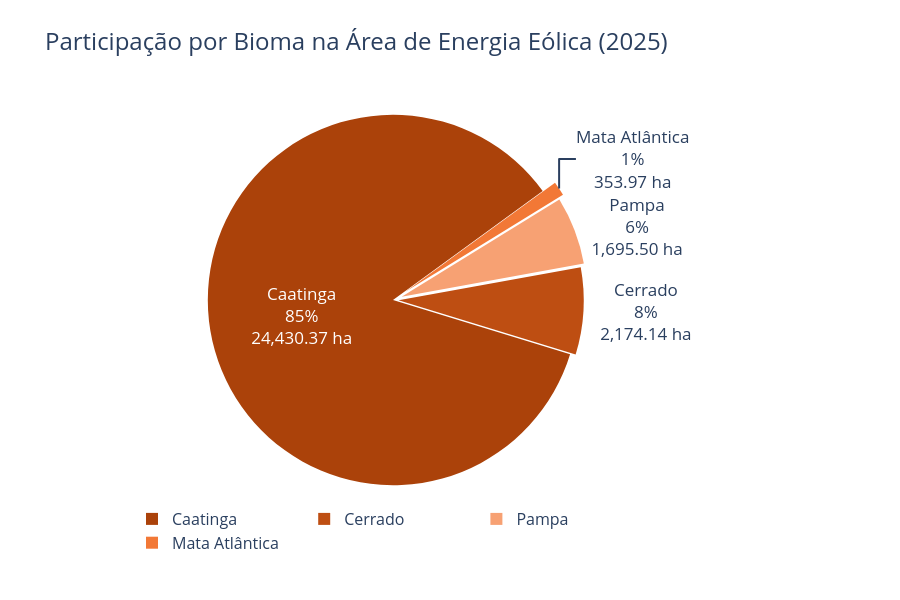

The notebook cell this image was saved under:
### Code cell
# Célula 8
import plotly.graph_objects as go

# 1. Preparação dos dados para o último ano disponível
df_bioma = df[df['tipo_region'] == 'bioma']
pivot_bioma = df_bioma.pivot_table(index='year', columns='nome_region', values='area_ha', aggfunc='sum').fillna(0)
ultimo_ano = int(pivot_bioma.index.max())
serie_ultimo_ano = pivot_bioma.loc[ultimo_ano].sort_values(ascending=False)

cores_map = {'Caatinga': "#AB420A", 'Cerrado': "#BE4E12", 'Mata Atlântica': "#F27836", 'Pampa': "#F7A173"}

# 2. Criar Gráfico de Pizza
# rotation=207: como Caatinga domina (~85%), as 3 fatias pequenas (Cerrado,
# Pampa, Mata Atlântica) ficam todas espremidas perto de um mesmo ângulo — com
# rotation=30 elas caem no topo do gráfico e o rótulo colide com o título.
# Girando para 207 essa aglomeração vai para a parte de baixo, longe do
# título; automargin+pull dão espaço extra para o Plotly não sobrepor texto.
fig = go.Figure(data=[go.Pie(
    labels=serie_ultimo_ano.index,
    values=serie_ultimo_ano.values,
    marker=dict(colors=[cores_map.get(b) for b in serie_ultimo_ano.index]),
    textinfo='percent+label+value',
    rotation=107,
    texttemplate='%{label}<br>%{percent:.0%}<br>%{value:,.2f} ha',
    insidetextfont=dict(size=17),
    outsidetextfont=dict(size=17),
    automargin=True,
    pull=[0, 0.03, 0.05, 0.08],
    hovertemplate='<b>Bioma:</b> %{label}<br><b>Área:</b> %{value:,.2f} ha<extra></extra>'
)])

# 3. Layout
fig.update_layout(
    title_text=f"Participação por Bioma na Área de Energia Eólica ({ultimo_ano})",
    title_font=dict(size=24),
    template="plotly_white",
    width=900,
    height=600,
    legend=dict(
        orientation="h",
        yanchor="bottom",
        y=-0.15,
        xanchor="center",
        x=0.5,
        entrywidth=0.3,
        entrywidthmode='fraction',
        font=dict(size=16)
    ),
    margin=dict(t=100, b=100, l=50, r=50)
)

fig.show()
if salvar_grafico:
    print("Salvando o grafico com DPI 450")
    salvar_grafico_alta_resolucao(fig, 'proporcao_area_por_bioma_eolica', dpi=450)

### Figure 1 — Plotly figure (JSON) as saved in the notebook; plotly's stock layout.template omitted (floating-point values rounded to 4 significant figures)
{"data": [{"automargin": true, "hovertemplate": "<b>Bioma:</b> %{label}<br><b>Área:</b> %{value:,.2f} ha<extra></extra>", "insidetextfont": {"size": 17}, "labels": ["Caatinga", "Cerrado", "Pampa", "Mata Atlântica"], "marker": {"colors": ["#AB420A", "#BE4E12", "#F7A173", "#F27836"]}, "outsidetextfont": {"size": 17}, "pull": [0, 0.03, 0.05, 0.08], "rotation": 107, "textinfo": "percent+label+value", "texttemplate": "%{label}<br>%{percent:.0%}<br>%{value:,.2f} ha", "type": "pie", "values": [24430.0, 2174.0, 1695.0, 354.0]}], "layout": {"height": 600, "legend": {"entrywidth": 0.3, "entrywidthmode": "fraction", "font": {"size": 16}, "orientation": "h", "x": 0.5, "xanchor": "center", "y": -0.15, "yanchor": "bottom"}, "margin": {"b": 100, "l": 50, "r": 50, "t": 100}, "title": {"font": {"size": 24}, "text": "Participação por Bioma na Área de Energia Eólica (2025)"}, "width": 900}}
